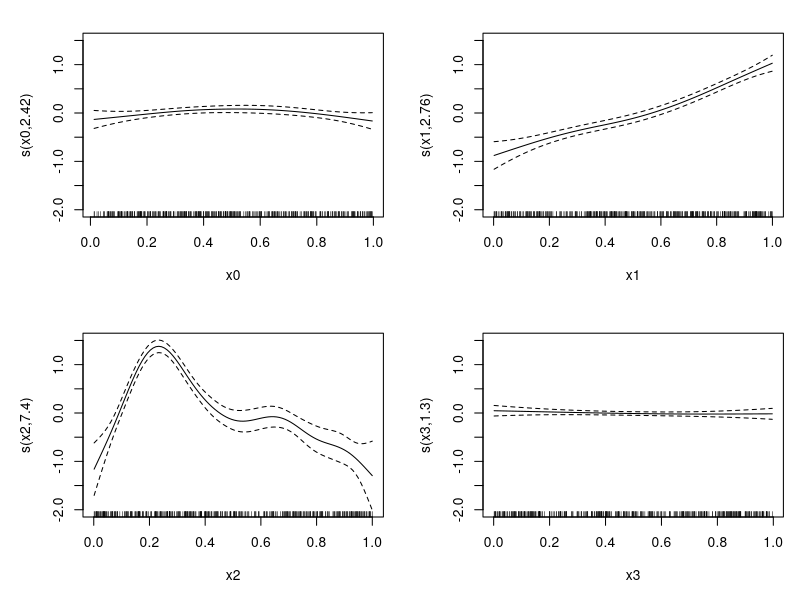
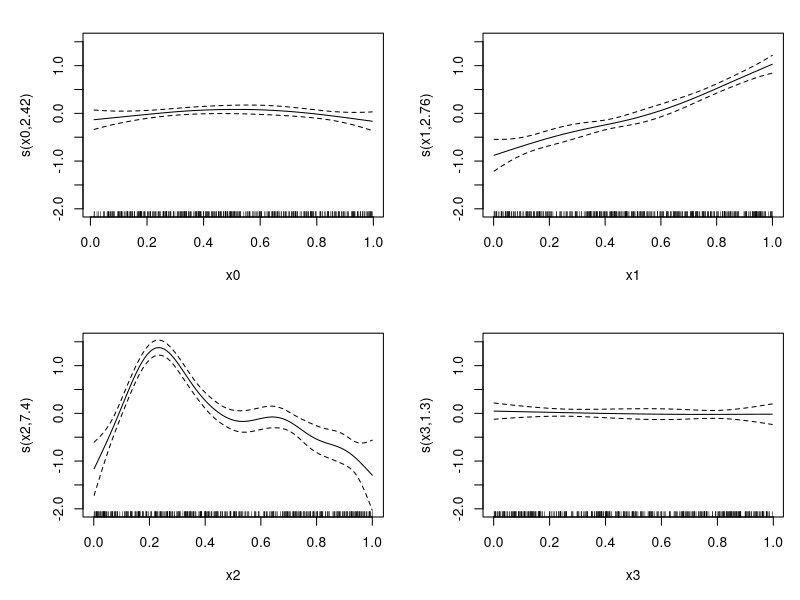
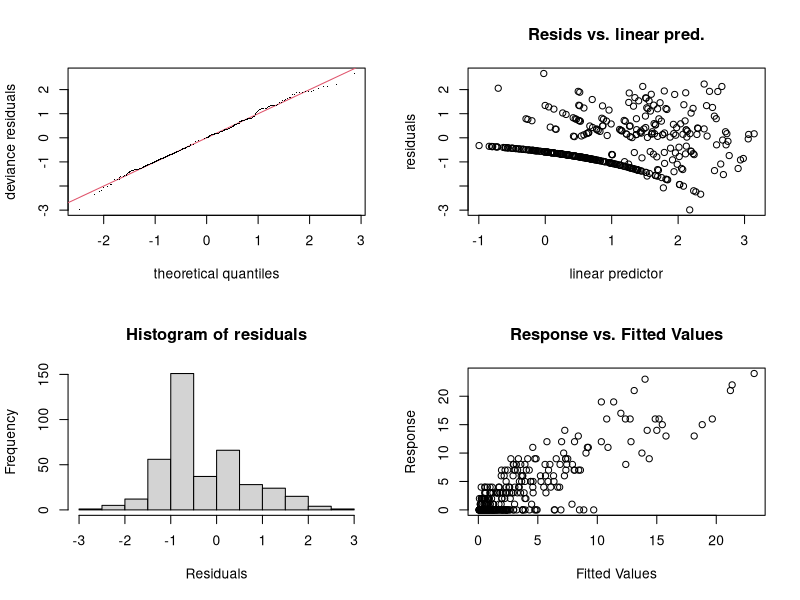
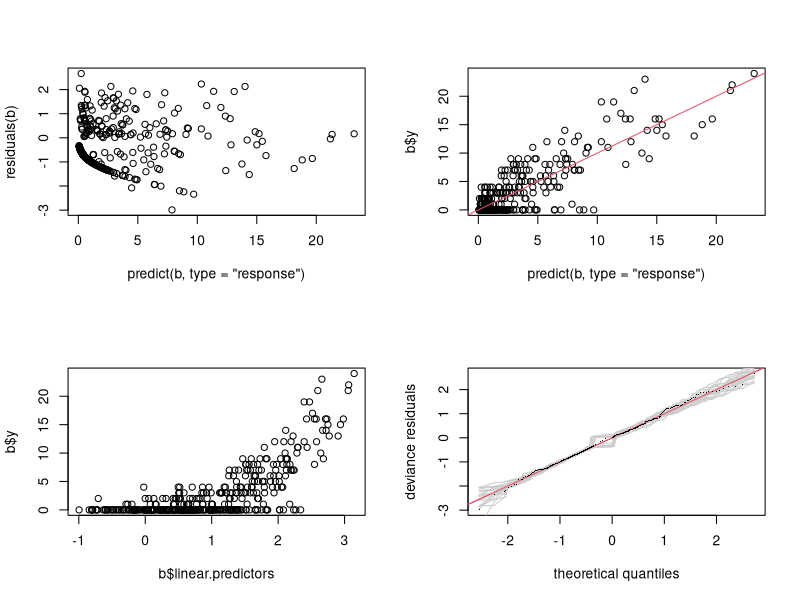

These charts were generated, in order, by the following R code:
#!/usr/bin/r

rzip <- function(gamma,theta= c(-2,.3)) {
  ## generate zero inflated Poisson random variables, where
  ## lambda = exp(gamma), eta = theta[1] + exp(theta[2])*gamma
  ## and 1-p = exp(-exp(eta)).
  y <- gamma; n <- length(y)
  lambda <- exp(gamma)
  eta <- theta[1] + exp(theta[2])*gamma
  p <- 1- exp(-exp(eta))
  ind <- p > runif(n)
  y[!ind] <- 0
  np <- sum(ind)
  ## generate from zero truncated Poisson, given presence...
  y[ind] <- qpois(runif(np,dpois(0,lambda[ind]),1),lambda[ind])
  y
}

library(mgcv)
## Simulate some ziP data...
set.seed(1);n<-400
dat <- gamSim(1,n=n)
dat$y <- rzip(dat$f/4-1)

b <- gam(y~s(x0)+s(x1)+s(x2)+s(x3),family=ziP(),data=dat)

b$outer.info ## check convergence!!
b
plot(b,pages=1)
plot(b,pages=1,unconditional=TRUE) ## add s.p. uncertainty
gam.check(b)
## more checking...
## 1. If the zero inflation rate becomes decoupled from the linear predictor,
## it is possible for the linear predictor to be almost unbounded in regions
## containing many zeroes. So examine if the range of predicted values
## is sane for the zero cases?
range(predict(b,type="response")[b$y==0])

## 2. Further plots...
par(mfrow=c(2,2))
plot(predict(b,type="response"),residuals(b))
plot(predict(b,type="response"),b$y);abline(0,1,col=2)
plot(b$linear.predictors,b$y)
qq.gam(b,rep=20,level=1)

## 3. Refit fixing the theta parameters at their estimated values, to check we
## get essentially the same fit...
thb <- b$family$getTheta()
b0 <- gam(y~s(x0)+s(x1)+s(x2)+s(x3),family=ziP(theta=thb),data=dat)
b;b0

## Example fit forcing minimum linkage of prob present and
## linear predictor. Can fix some identifiable problems.
b2 <- gam(y~s(x0)+s(x1)+s(x2)+s(x3),family=ziP(b=.3),data=dat)

